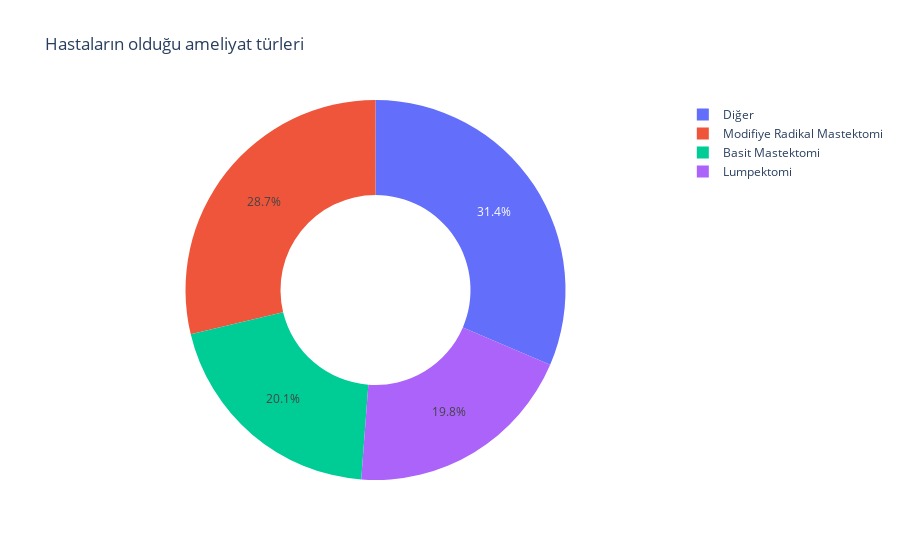

Notebook cell for this chart:
### Code cell
surgery = data["Ameliyat_Tipi"].value_counts()
transactions = surgery.index
quantity = surgery.values
figure = px.pie(data,
            values=quantity,
            names=transactions, hole=0.5,
            title="Hastaların olduğu ameliyat türleri")
figure.show()
data.Ameliyat_Tipi.hist()
plt.show()

### Figure 1 — Plotly figure (JSON) as saved in the notebook; plotly's stock layout.template omitted (floating-point values rounded to 4 significant figures)
{"data": [{"domain": {"x": [0, 1], "y": [0, 1]}, "hole": 0.5, "hovertemplate": "label=%{label}<br>value=%{value}<extra></extra>", "labels": ["Diğer", "Modifiye Radikal Mastektomi", "Basit Mastektomi", "Lumpektomi"], "legendgroup": "", "name": "", "showlegend": true, "type": "pie", "values": [105, 96, 67, 66]}], "layout": {"legend": {"tracegroupgap": 0}, "title": {"text": "Hastaların olduğu ameliyat türleri"}}}
